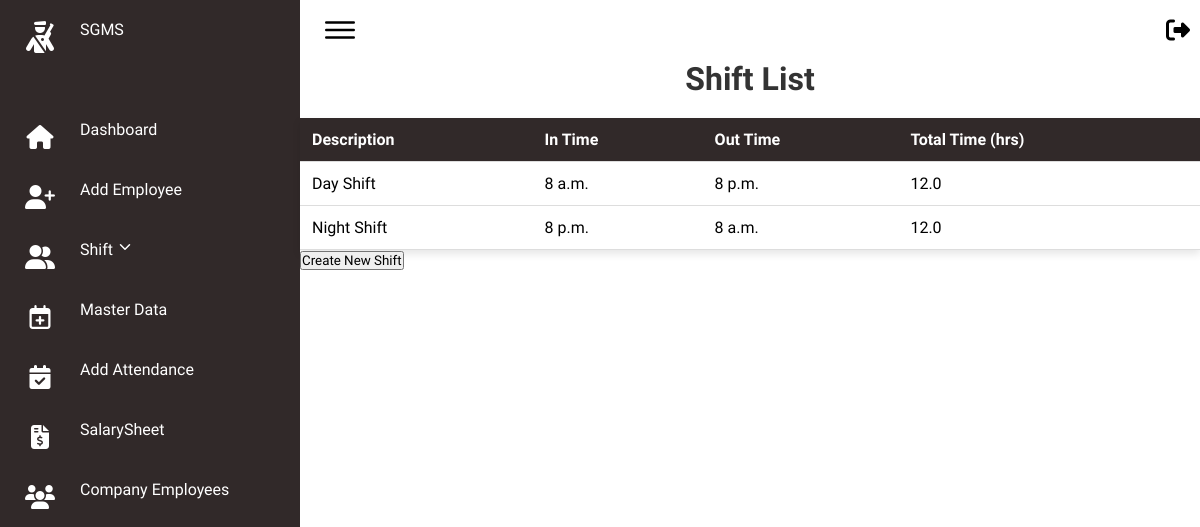
Page /shifts/ on the earlier database version.
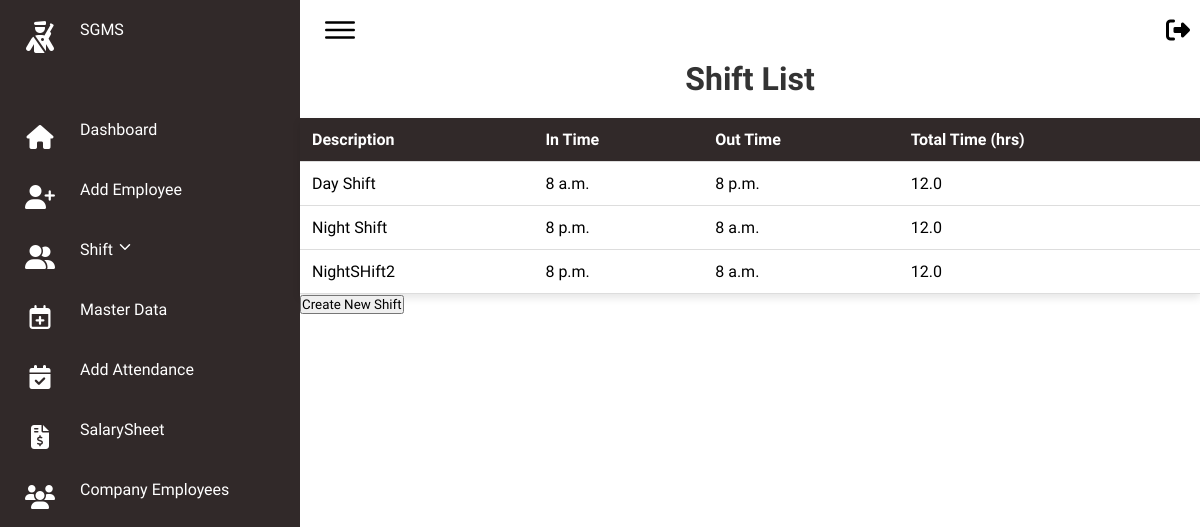
Same page on the later database version.
### secman/models.py (models this page shows, shortened)
class ShiftTime(models.Model):
    intime = models.TimeField()
    outtime = models.TimeField()
    description = models.CharField(max_length=255)
    shift_total_time = models.FloatField(editable=False)  # Store the total time in hours

### secman/views.py (the view)
# urls.py: path('shifts/', views.shift_list, name='shift_list'),
def shift_list(request):
    shifts = ShiftTime.objects.all()  # Fetch all ShiftTime records
    return render(request, 'FO/shift_list.html', {'shifts': shifts})

### secman/templates/FO/shift_list.html (shortened to what this page needs)
{% extends 'FO/basefo.html' %}
{% block content %}
<body>
<h1>Shift List</h1>
<table>
    <thead>
        <tr>
            <th>Description</th>
            <th>In Time</th>
            <th>Out Time</th>
            <th>Total Time (hrs)</th>
        </tr>
    </thead>
    <tbody>
        {% for shift in shifts %}
        <tr>
            <td>{{ shift.description }}</td>
            <td>{{ shift.intime }}</td>
            <td>{{ shift.outtime }}</td>
            <td>{{ shift.shift_total_time }}</td>
        </tr>
        {% endfor %}
    </tbody>
</table>
<button href="{% url 'addshift' %}">Create New Shift</button>
</body>
{% endblock content %}

Differences in the rows shown:
added ShiftTime: description "NightSHift2", intime "8 p.m.", outtime "8 a.m.", shift_total_time "12.0"
